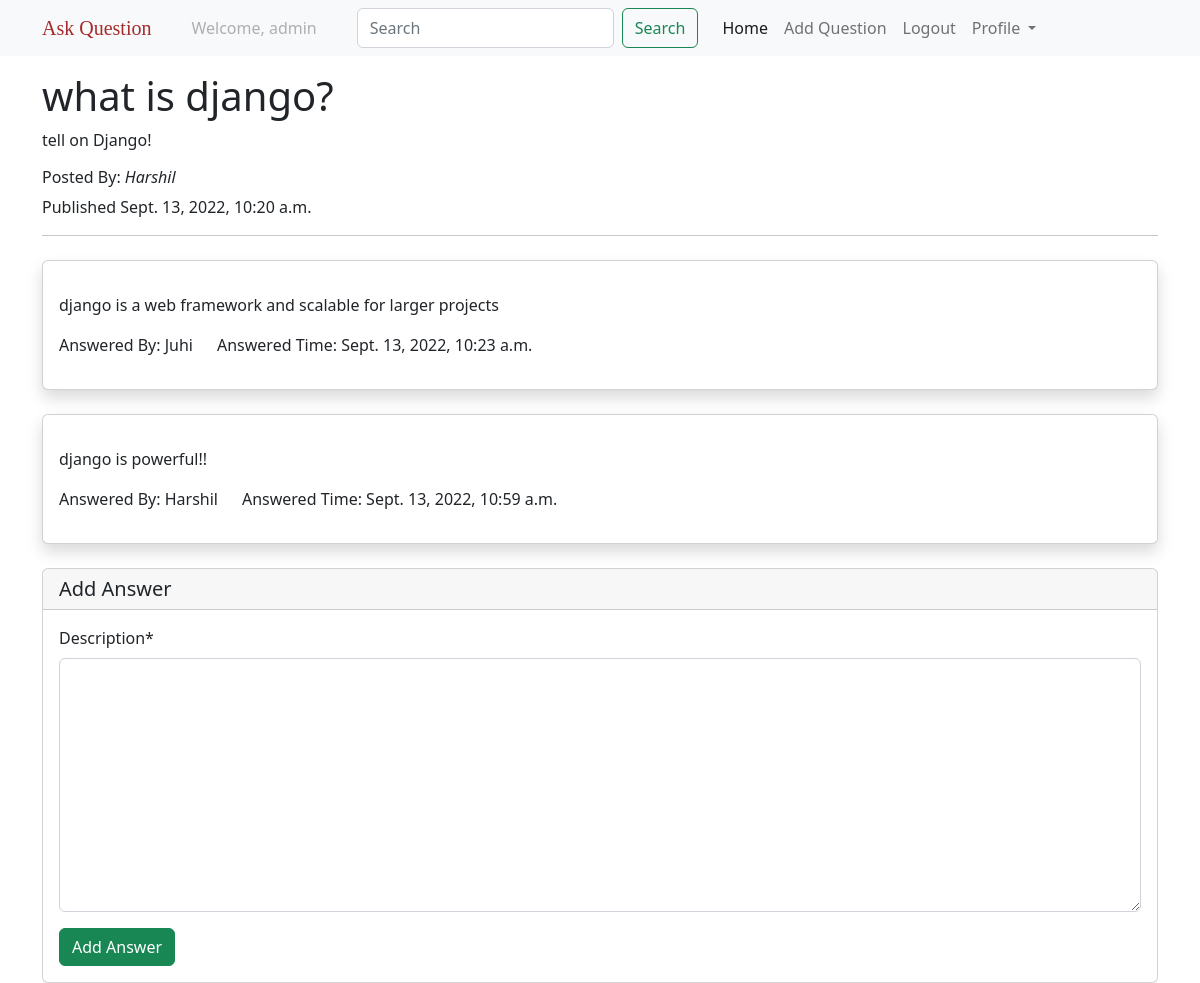
Page /question/django/ (signed in) on the committed database.
### users/models.py (models this page shows)
class CustomUser(AbstractUser):
    pass

### questions/models.py (models this page shows, shortened)
class Question(models.Model):
    created_at = models.DateTimeField(auto_now_add=True)
    title = models.CharField(max_length=250)
    body = models.TextField()
    slug = models.SlugField(max_length=250, unique=True)
    author = models.ForeignKey(settings.AUTH_USER_MODEL, on_delete=models.CASCADE,
                               related_name='questions')

class Answer(models.Model):
    created_at = models.DateTimeField(auto_now_add=True)
    description = models.TextField()
    question = models.ForeignKey(Question, on_delete=models.CASCADE,
                                 related_name='answers')
    author = models.ForeignKey(settings.AUTH_USER_MODEL, on_delete=models.CASCADE)

### questions/views.py (the view)
# urls.py: path('question/<slug:slug>/',question_details, name='qdetails'),
@login_required
def question_details(request, slug):
    question = get_object_or_404(Question, slug=slug)
    answer_list = Answer.objects.filter(question=question)
    form = AnswerForm(request.POST)
    if form.is_valid():
        answer = form.save(commit=False)
        answer.question = question
        answer.author = request.user
        answer = form.save()
        return redirect('qdetails', slug=question.slug)
    else:
        form = AnswerForm()
    return render(request, 'QDetails.html', {'question': question, 'answer_list': answer_list, 'form': form})

### questions/forms.py
class AnswerForm(forms.ModelForm):
    class Meta:
        model = Answer
        fields = ('description',)

### templates/QDetails.html (shortened to what this page needs)
{% extends 'base.html' %}
{% load crispy_forms_tags %}
{% block body%}
<div class="container mt-3">
    <h1>{{question.title}}</h1>
    <p>{{question.body}}</p>
    <h6>
        Posted By: <i>{{question.author}}</i>
    </h6>
    <p> Published {{question.created_at}}</p>
    <hr>
</div>
<div class="container">
    {% for answers in answer_list %}
        <div class="card mt-4 py-3 shadow">
            <div class="card-body">
                <p class="card-text">{{answers.description}}</p>
                 <div class="row">
                     <div class="col col-md-auto">
                         Answered By: {{answers.author.username}}
                     </div>
                      <div class="col col-md-auto">
                         Answered Time: {{answers.created_at}}
                     </div>
                 </div>
            </div>
        </div>
    {% endfor %}
</div>
<div class="container">
    <div class="card mt-4">
        <form method="post" novalidate>
            <h5 class="card-header">Add Answer</h5>
            <div class="card-body">
                {{form | crispy}}
                 <input type="submit" value="Add Answer" class="btn btn-success">
            </div>
        </form>
    </div>
</div>
{% endblock %}

### templates/base.html (shortened to what this page needs)
<!DOCTYPE html>
<html lang="en">
<head>
<link href="https://cdn.jsdelivr.net/npm/bootstrap@5.2.1/dist/css/bootstrap.min.css" rel="stylesheet">
    {% include 'navbar.html' %}
</head>
<body>
{% block body %}
{% endblock %}
</body>
</html>

### templates/navbar.html (shortened to what this page needs)
<nav class="navbar navbar-expand-lg bg-light">
  <div class="container">
    <a class="navbar-brand text-style" href="{% url 'qlist' %}">Ask Question</a>
    <div class="collapse navbar-collapse" id="navbarSupportedContent">
      <ul class="navbar-nav me-auto mb-2 mb-lg-0">
        {% if request.user.is_authenticated %}
        <li class="nav-item mx-3">
          <a class="nav-link disabled">Welcome, {{request.user.username}}</a>
        </li>
        <form class="d-flex mx-3">
        <input class="form-control me-2" type="search" placeholder="Search" aria-label="Search" name="q">
        <button class="btn btn-outline-success" type="submit">Search</button>
      </form>
        <li class="nav-item">
          <a class="nav-link active" aria-current="page" href="{% url 'qlist' %}">Home</a>
        </li>
        <li class="nav-item">
          <a class="nav-link" href="{% url 'create_question' %}">Add Question</a>
        </li>
         <li class="nav-item">
          <a class="nav-link" href="{% url 'logout' %}">Logout</a>
        </li>
        <li class="nav-item dropdown">
          <a class="nav-link dropdown-toggle" href="#" role="button" data-bs-toggle="dropdown" aria-expanded="false">
            Profile
          </a>
        </li>
        {% endif %}
      </ul>
    </div>
  </div>
</nav>

### templates/navbar.html (style rules this page uses)
.text-style { font-size: 30px important; font-family: fantasy !important; color: brown !important; }

### rows in the picture
CustomUser: user.username "admin"
Question: title "what is django?", body "tell on Django!", author "Harshil", created_at "Sept. 13, 2022, 10:20 a.m."
Answer: description "django is a web framework and scalable for larger projects", author.username "Juhi", created_at "Sept. 13, 2022, 10:23 a.m."
Answer: description "django is powerful!!", author.username "Harshil", created_at "Sept. 13, 2022, 10:59 a.m."
